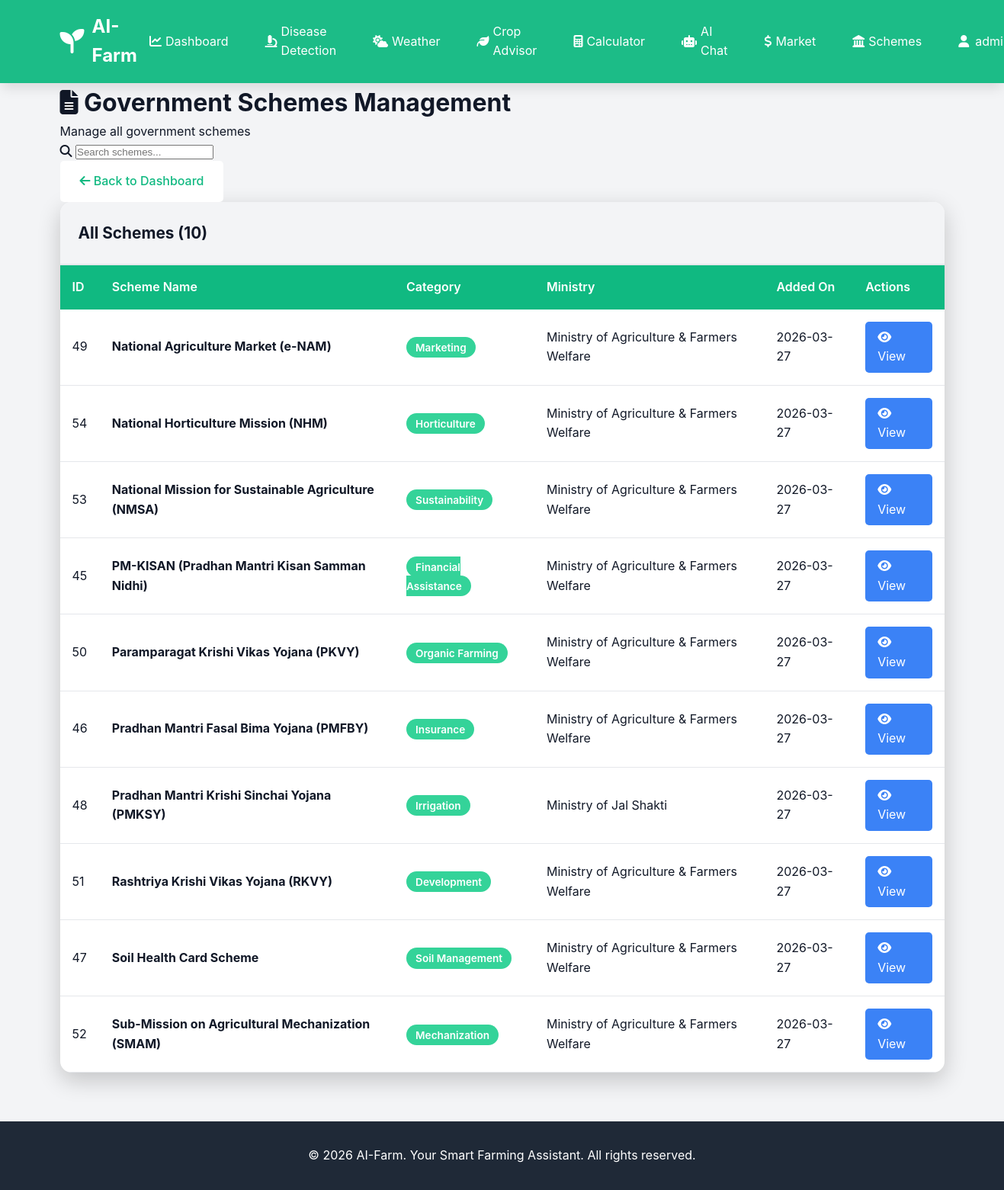
Before: /admin/schemes (signed in) with the older database file.
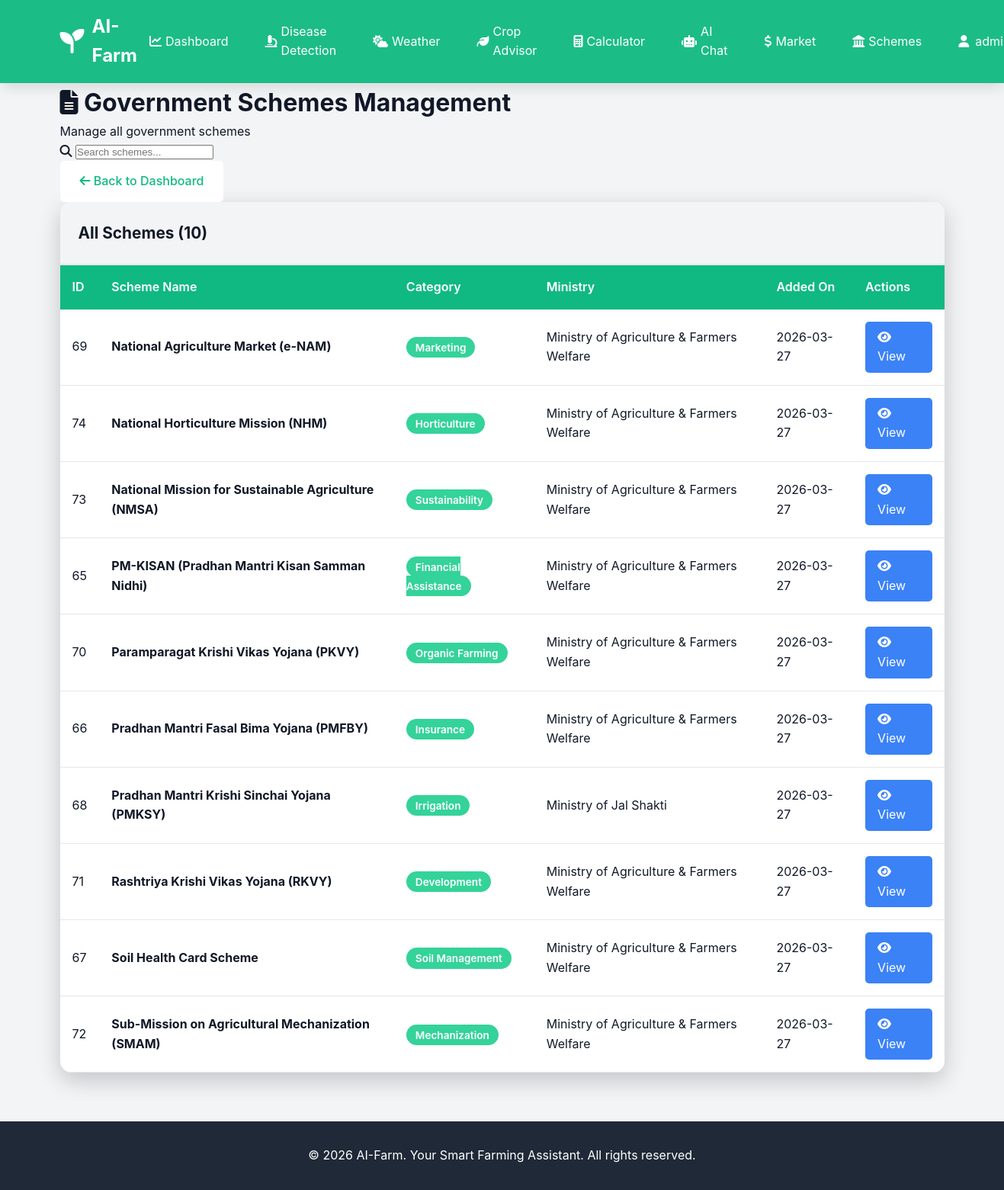
After: the same page with the newer database file.
### tables this page shows
CREATE TABLE users
                 (id INTEGER PRIMARY KEY AUTOINCREMENT,
                  username TEXT UNIQUE NOT NULL,
                  email TEXT UNIQUE NOT NULL,
                  password TEXT NOT NULL,
                  full_name TEXT,
                  farm_location TEXT,
                  farm_size REAL,
                  is_admin INTEGER DEFAULT 0,
                  created_at TIMESTAMP DEFAULT CURRENT_TIMESTAMP);

CREATE TABLE govt_schemes
                 (id INTEGER PRIMARY KEY AUTOINCREMENT,
                  scheme_name TEXT NOT NULL,
                  description TEXT,
                  eligibility TEXT,
                  benefits TEXT,
                  how_to_apply TEXT,
                  ministry TEXT,
                  website_link TEXT,
                  category TEXT,
                  created_at TIMESTAMP DEFAULT CURRENT_TIMESTAMP);

### app.py (the view)
@app.route('/admin/schemes')
@admin_required
def admin_schemes():
    conn = sqlite3.connect('aifarm.db')
    conn.row_factory = sqlite3.Row
    c = conn.cursor()
    c.execute('SELECT * FROM govt_schemes ORDER BY scheme_name')
    schemes = c.fetchall()
    conn.close()
    return render_template('admin_schemes.html', schemes=schemes)

### app.py (called while the page is built)
def admin_required(f):
    @wraps(f)
    def decorated_function(*args, **kwargs):
        if 'user_id' not in session:
            flash('Please log in to access this page.', 'warning')
            return redirect(url_for('login'))
        conn = sqlite3.connect('aifarm.db')
        conn.row_factory = sqlite3.Row
        c = conn.cursor()
        c.execute('SELECT is_admin FROM users WHERE id = ?', (session['user_id'],))
        user = c.fetchone()
        conn.close()
        if not user or not user['is_admin']:
            flash('Access denied. Admin privileges required.', 'error')
            return redirect(url_for('dashboard'))
        return f(*args, **kwargs)
    return decorated_function

### templates/admin_schemes.html (shortened to what this page needs)
{% extends "base.html" %}
{% block content %}
<div class="admin-container">
    <div class="container">
        <div class="admin-header">
            <h1><i class="fas fa-file-alt"></i> Government Schemes Management</h1>
            <p>Manage all government schemes</p>
        </div>
        <div class="admin-toolbar">
            <div class="search-box">
                <i class="fas fa-search"></i>
                <input type="text" id="searchSchemes" placeholder="Search schemes...">
            </div>
            <a href="{{ url_for('admin_panel') }}" class="btn btn-secondary">
                <i class="fas fa-arrow-left"></i> Back to Dashboard
            </a>
        </div>
        <div class="schemes-card">
            <div class="card-header">
                <h2>All Schemes ({{ schemes|length }})</h2>
            </div>
            <div class="table-responsive">
                <table class="schemes-table">
                    <thead>
                        <tr>
                            <th>ID</th>
                            <th>Scheme Name</th>
                            <th>Category</th>
                            <th>Ministry</th>
                            <th>Added On</th>
                            <th>Actions</th>
                        </tr>
                    </thead>
                    <tbody>
                        {% for scheme in schemes %}
                        <tr>
                            <td>{{ scheme.id }}</td>
                            <td><strong>{{ scheme.scheme_name }}</strong></td>
                            <td><span class="category-badge">{{ scheme.category }}</span></td>
                            <td>{{ scheme.ministry }}</td>
                            <td>{{ scheme.created_at[:10] }}</td>
                            <td>
                                <a href="{{ url_for('scheme_detail', scheme_id=scheme.id) }}" class="btn-view">
                                    <i class="fas fa-eye"></i> View
                                </a>
                            </td>
                        </tr>
                        {% endfor %}
                    </tbody>
                </table>
            </div>
        </div>
    </div>
</div>
{% endblock %}

### templates/base.html (shortened to what this page needs)
<!DOCTYPE html>
<html lang="en">
<head>
    <link rel="stylesheet" href="{{ url_for('static', filename='css/style.css') }}">
    <link rel="stylesheet" href="https://cdnjs.cloudflare.com/ajax/libs/font-awesome/6.4.0/css/all.min.css">
</head>
<body>
    <nav class="navbar">
        <div class="container">
            <div class="nav-brand">
                <i class="fas fa-seedling"></i>
                <span>AI-Farm</span>
            </div>
            {% if session.user_id %}
            <ul class="nav-menu">
                <li><a href="{{ url_for('dashboard') }}"><i class="fas fa-chart-line"></i> Dashboard</a></li>
                <li><a href="{{ url_for('disease_detection') }}"><i class="fas fa-microscope"></i> Disease Detection</a></li>
                <li><a href="{{ url_for('weather') }}"><i class="fas fa-cloud-sun"></i> Weather</a></li>
                <li><a href="{{ url_for('crop_recommendations') }}"><i class="fas fa-leaf"></i> Crop Advisor</a></li>
                <li><a href="{{ url_for('fertilizer_calculator') }}"><i class="fas fa-calculator"></i> Calculator</a></li>
                <li><a href="{{ url_for('chatbot') }}"><i class="fas fa-robot"></i> AI Chat</a></li>
                <li><a href="{{ url_for('market_prices') }}"><i class="fas fa-dollar-sign"></i> Market</a></li>
                <li><a href="{{ url_for('govt_schemes') }}"><i class="fas fa-landmark"></i> Schemes</a></li>
                <li class="dropdown">
                    <a href="#" class="dropbtn" onclick="toggleDropdown(event)">
                        <i class="fas fa-user"></i> {{ session.username }}
                    </a>
                </li>
            </ul>
            {% else %}
            <ul class="nav-menu">
                <li><a href="{{ url_for('index') }}">Home</a></li>
                <li><a href="{{ url_for('login') }}">Login</a></li>
                <li><a href="{{ url_for('register') }}">Register</a></li>
            </ul>
            {% endif %}
        </div>
    </nav>
    <main>
        {% block content %}{% endblock %}
    </main>
    <footer>
        <div class="container">
            <p>&copy; 2026 AI-Farm. Your Smart Farming Assistant. All rights reserved.</p>
        </div>
    </footer>
</body>
</html>
</body>
</html>

### static/css/style.css (style rules this page uses)
* { margin: 0; padding: 0; box-sizing: border-box; }
:root { --primary-color: #10B981; --primary-dark: #059669; --primary-light: #34D399; --secondary-color: #3B82F6; --danger-color: #EF4444; --warning-color: #F59E0B; --success-color: #10B981; --dark: #1F2937; --light: #F3F4F6; --white: #FFFFFF; --text-dark: #111827; --text-light: #6B7280; --border-color: #E5E7EB; --shadow: 0 1px 3px 0 rgba(0, 0, 0, 0.1); --shadow-lg: 0 10px 15px -3px rgba(0, 0, 0, 0.1); }
body { font-family: -apple-system, BlinkMacSystemFont, 'Segoe UI', Roboto, 'Helvetica Neue', Arial, sans-serif; line-height: 1.6; color: var(--text-dark); background-color: var(--light); }
.container { max-width: 1200px; margin: 0 auto; padding: 0 20px; }
.navbar { background: linear-gradient(135deg, var(--primary-color), var(--primary-dark)); color: var(--white); padding: 1rem 0; box-shadow: var(--shadow-lg); position: sticky; top: 0; z-index: 1000; }
.navbar .container { display: flex; justify-content: space-between; align-items: center; }
.nav-brand { display: flex; align-items: center; gap: 10px; font-size: 1.5rem; font-weight: bold; color: var(--white); }
.nav-brand i { font-size: 2rem; }
.nav-menu { display: flex; list-style: none; gap: 1rem; align-items: center; }
.nav-menu li a { color: var(--white); text-decoration: none; padding: 0.5rem 1rem; border-radius: 5px; transition: background 0.3s; display: flex; align-items: center; gap: 5px; }
.dropdown { position: relative; display: inline-block; }
.dropbtn { cursor: pointer; }
.btn { display: inline-block; padding: 0.75rem 1.5rem; border-radius: 5px; text-decoration: none; border: none; cursor: pointer; font-size: 1rem; transition: all 0.3s; font-weight: 500; }
.btn-secondary { background: var(--white); color: var(--primary-color); border: 2px solid var(--white); }
.card-header { padding: 1.5rem; border-bottom: 1px solid var(--border-color); display: flex; justify-content: space-between; align-items: center; background: var(--light); }
.card-header h2 { font-size: 1.3rem; color: var(--text-dark); }
.table-responsive { overflow-x: auto; }
footer { background: var(--dark); color: var(--white); padding: 2rem 0; text-align: center; margin-top: 4rem; }
button, .btn, a, input, select, textarea { transition: all 0.3s cubic-bezier(0.4, 0, 0.2, 1); }
.navbar { background: rgba(16, 185, 129, 0.95); backdrop-filter: blur(10px); }
html { scroll-behavior: smooth; }
.dropdown { position: relative; }
.dropdown .dropbtn { background: none; border: none; color: inherit; font: inherit; cursor: pointer; display: flex; align-items: center; gap: 0.5rem; padding: 0.5rem 1rem; transition: all 0.3s; }

### templates/admin_schemes.html (style rules this page uses)
.schemes-card { background: var(--white); border-radius: 15px; overflow: hidden; box-shadow: 0 10px 30px rgba(0,0,0,0.2); }
.schemes-card .card-header { background: var(--light); padding: 1.5rem; border-bottom: 2px solid var(--border-color); }
.schemes-table { width: 100%; border-collapse: collapse; }
.schemes-table th { background: var(--primary-color); color: var(--white); padding: 1rem; text-align: left; font-weight: 600; }
.schemes-table td { padding: 1rem; border-bottom: 1px solid var(--border-color); }
.category-badge { background: var(--primary-light); color: var(--white); padding: 0.35rem 0.75rem; border-radius: 15px; font-size: 0.85rem; font-weight: 600; }
.btn-view { background: var(--secondary-color); color: var(--white); padding: 0.5rem 1rem; border-radius: 5px; text-decoration: none; display: inline-block; transition: all 0.3s; }

Changed rows visible on the page:
removed govt_schemes: id "49", scheme_name "National Agriculture Market (e-NAM)", category "Marketing", ministry "Ministry of Agriculture & Farmers Welfare", created_at "2026-03-27"
removed govt_schemes: id "54", scheme_name "National Horticulture Mission (NHM)", category "Horticulture", ministry "Ministry of Agriculture & Farmers Welfare", created_at "2026-03-27"
removed govt_schemes: id "53", scheme_name "National Mission for Sustainable Agriculture (NMSA)", category "Sustainability", ministry "Ministry of Agriculture & Farmers Welfare", created_at "2026-03-27"
removed govt_schemes: id "45", scheme_name "PM-KISAN (Pradhan Mantri Kisan Samman Nidhi)", category "Financial Assistance", ministry "Ministry of Agriculture & Farmers Welfare", created_at "2026-03-27"
removed govt_schemes: id "50", scheme_name "Paramparagat Krishi Vikas Yojana (PKVY)", category "Organic Farming", ministry "Ministry of Agriculture & Farmers Welfare", created_at "2026-03-27"
removed govt_schemes: id "46", scheme_name "Pradhan Mantri Fasal Bima Yojana (PMFBY)", category "Insurance", ministry "Ministry of Agriculture & Farmers Welfare", created_at "2026-03-27"
removed govt_schemes: id "48", scheme_name "Pradhan Mantri Krishi Sinchai Yojana (PMKSY)", category "Irrigation", ministry "Ministry of Jal Shakti", created_at "2026-03-27"
removed govt_schemes: id "51", scheme_name "Rashtriya Krishi Vikas Yojana (RKVY)", category "Development", ministry "Ministry of Agriculture & Farmers Welfare", created_at "2026-03-27"
removed govt_schemes: id "47", scheme_name "Soil Health Card Scheme", category "Soil Management", ministry "Ministry of Agriculture & Farmers Welfare", created_at "2026-03-27"
removed govt_schemes: id "52", scheme_name "Sub-Mission on Agricultural Mechanization (SMAM)", category "Mechanization", ministry "Ministry of Agriculture & Farmers Welfare", created_at "2026-03-27"
added govt_schemes: id "69", scheme_name "National Agriculture Market (e-NAM)", category "Marketing", ministry "Ministry of Agriculture & Farmers Welfare", created_at "2026-03-27"
added govt_schemes: id "74", scheme_name "National Horticulture Mission (NHM)", category "Horticulture", ministry "Ministry of Agriculture & Farmers Welfare", created_at "2026-03-27"
added govt_schemes: id "73", scheme_name "National Mission for Sustainable Agriculture (NMSA)", category "Sustainability", ministry "Ministry of Agriculture & Farmers Welfare", created_at "2026-03-27"
added govt_schemes: id "65", scheme_name "PM-KISAN (Pradhan Mantri Kisan Samman Nidhi)", category "Financial Assistance", ministry "Ministry of Agriculture & Farmers Welfare", created_at "2026-03-27"
added govt_schemes: id "70", scheme_name "Paramparagat Krishi Vikas Yojana (PKVY)", category "Organic Farming", ministry "Ministry of Agriculture & Farmers Welfare", created_at "2026-03-27"
added govt_schemes: id "66", scheme_name "Pradhan Mantri Fasal Bima Yojana (PMFBY)", category "Insurance", ministry "Ministry of Agriculture & Farmers Welfare", created_at "2026-03-27"
added govt_schemes: id "68", scheme_name "Pradhan Mantri Krishi Sinchai Yojana (PMKSY)", category "Irrigation", ministry "Ministry of Jal Shakti", created_at "2026-03-27"
added govt_schemes: id "71", scheme_name "Rashtriya Krishi Vikas Yojana (RKVY)", category "Development", ministry "Ministry of Agriculture & Farmers Welfare", created_at "2026-03-27"
added govt_schemes: id "67", scheme_name "Soil Health Card Scheme", category "Soil Management", ministry "Ministry of Agriculture & Farmers Welfare", created_at "2026-03-27"
added govt_schemes: id "72", scheme_name "Sub-Mission on Agricultural Mechanization (SMAM)", category "Mechanization", ministry "Ministry of Agriculture & Farmers Welfare", created_at "2026-03-27"
